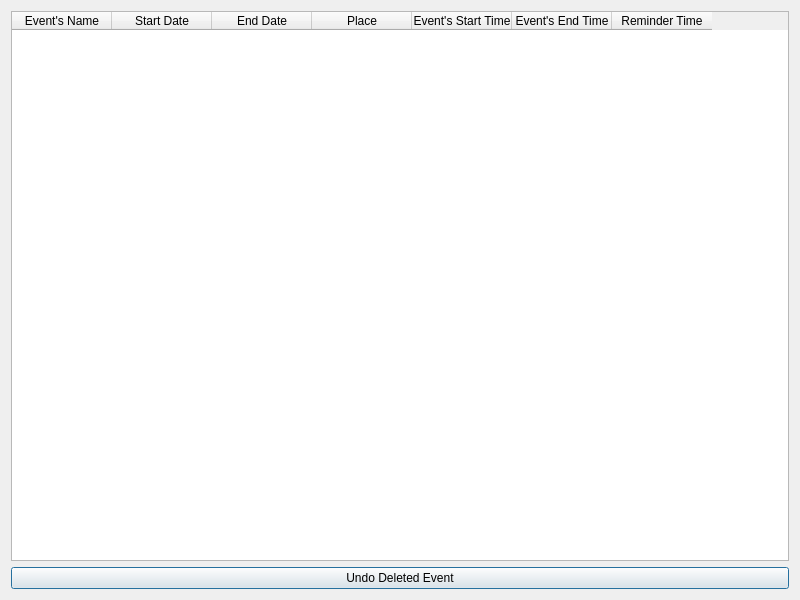
<?xml version="1.0" encoding="UTF-8"?>
<ui version="4.0">
 <class>dh</class>
 <widget class="QDialog" name="dh">
  <property name="geometry">
   <rect>
    <x>0</x>
    <y>0</y>
    <width>800</width>
    <height>600</height>
   </rect>
  </property>
  <property name="windowTitle">
   <string>dh</string>
  </property>
  <layout class="QGridLayout" name="gridLayout">
   <item row="0" column="0" colspan="2">
    <widget class="QTableWidget" name="tableWidget">
     <column>
      <property name="text">
       <string>Event's Name</string>
      </property>
     </column>
     <column>
      <property name="text">
       <string>Start Date</string>
      </property>
     </column>
     <column>
      <property name="text">
       <string>End Date</string>
      </property>
     </column>
     <column>
      <property name="text">
       <string>Place</string>
      </property>
     </column>
     <column>
      <property name="text">
       <string>Event's Start Time</string>
      </property>
     </column>
     <column>
      <property name="text">
       <string>Event's End Time</string>
      </property>
     </column>
     <column>
      <property name="text">
       <string>Reminder Time</string>
      </property>
     </column>
    </widget>
   </item>
   <item row="1" column="0" colspan="2">
    <widget class="QPushButton" name="pushButton">
     <property name="text">
      <string>Undo Deleted Event</string>
     </property>
    </widget>
   </item>
  </layout>
 </widget>
 <resources/>
 <connections/>
</ui>
